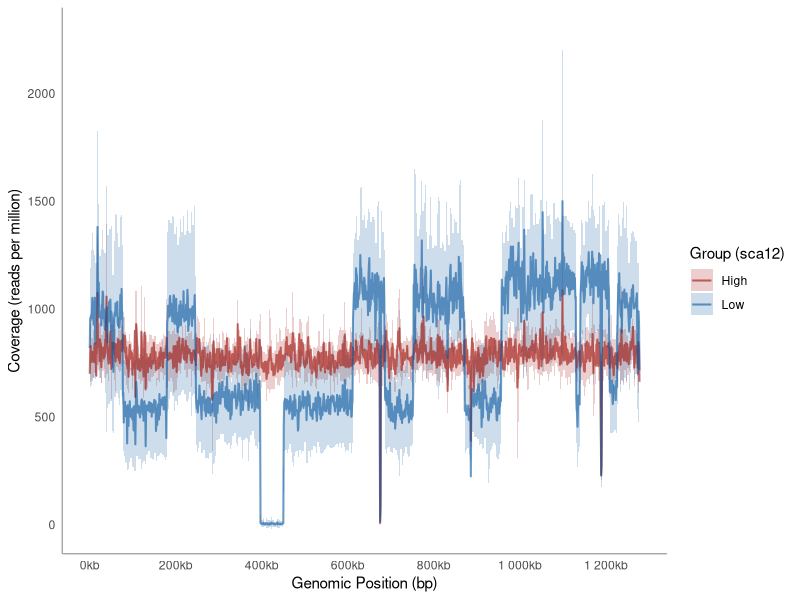
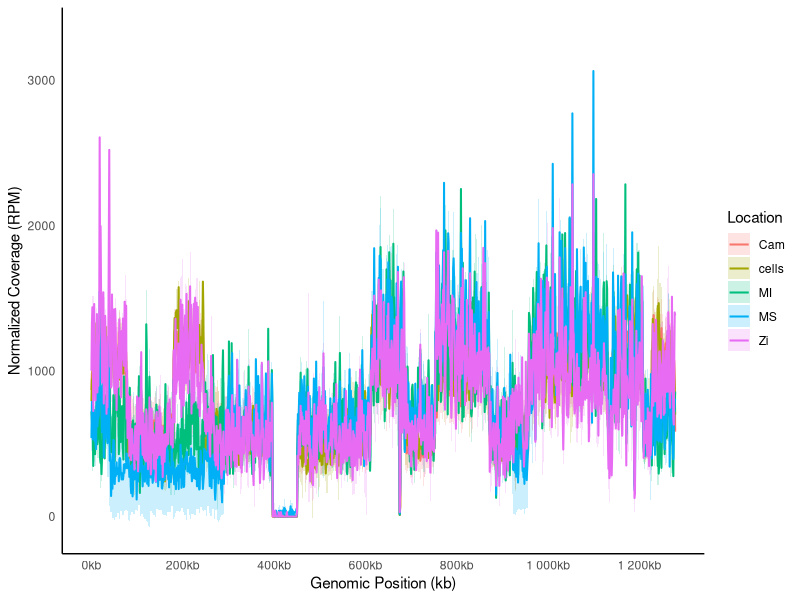
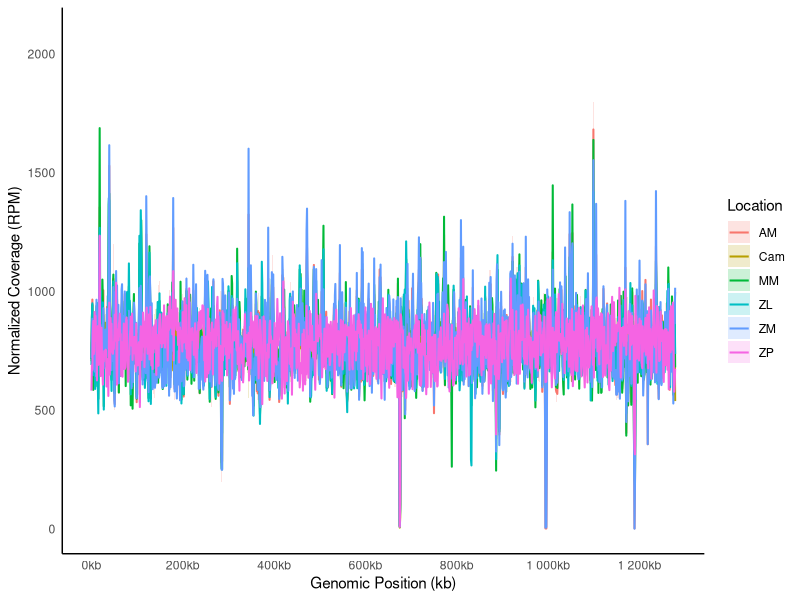
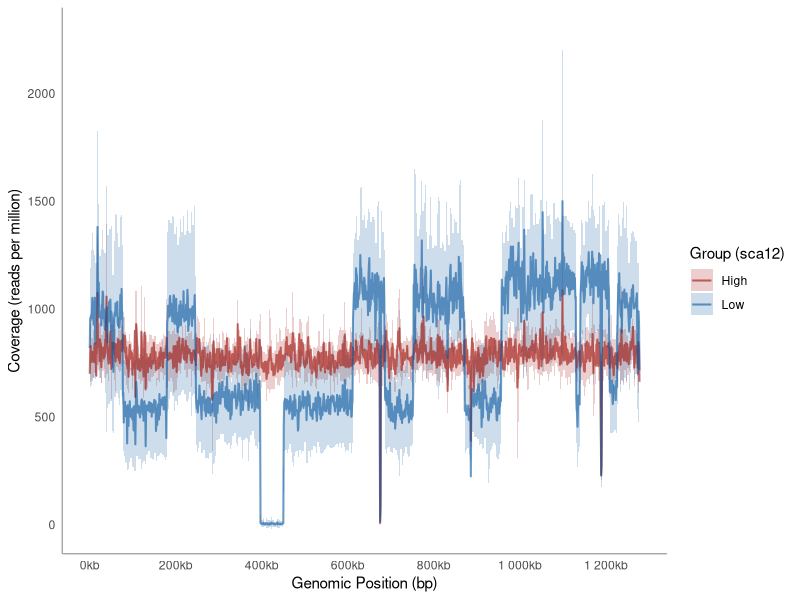

The R script that drew these images, in order:
## ---- chunk 1
#Load libraries
knitr::opts_chunk$set(echo=TRUE, message=FALSE, warning=FALSE)
set.seed(1)
library(tidyverse); library(readxl); library(svglite)
## ---- chunk 2

# Load the coverage matrix and the metadata
coverage_df <- read_excel("r_africae_1kb_coverage.xlsx")
meta_df <- read_excel("meta.xlsx")

# Pivot coverage to "long" format so we can join by sample ID
df_long <- coverage_df %>%
  pivot_longer(cols = -c(chrom, start, end), 
               names_to = "IID", 
               values_to = "raw_coverage")

# Join with metadata to get the 'Sca12' column (High/Low)
df_combined <- df_long %>%
  left_join(meta_df %>% select(IID, Sca12), by = "IID") %>%
  filter(!is.na(Sca12)) # Remove samples not in metadata
## ---- chunk 3
# 1. Normalize within each sample by Reads Per Million mapped to the chromosome
df_norm <- df_combined %>%
  group_by(IID) %>%
  mutate(norm_cov = (raw_coverage / sum(raw_coverage)) * 1e6) %>%
  ungroup()

# 2. Calculate Mean and Error (SD) per genomic window per group
plot_data <- df_norm %>%
  group_by(start, Sca12) %>%
  summarise(
    mean_val = mean(norm_cov),
    sd_val = sd(norm_cov),
    .groups = "drop"
  )
## ---- chunk 4
coverage_plot_all <- ggplot(plot_data, aes(x = start, y = mean_val, color = Sca12, fill = Sca12)) +
  # Shaded area for Standard Deviation
  geom_ribbon(aes(ymin = mean_val - sd_val, ymax = mean_val + sd_val), 
              alpha = 0.2, color = NA) +
  # Mean line
  geom_line(size = 0.7) +
  scale_color_manual(values = c("High" = "#9e0e0599", "Low" = "#05579e99")) +
  scale_fill_manual(values = c("High" = "#9e0e0599", "Low" = "#05579e99")) +
  theme_minimal() +
  # REMOVE GRID LINES
  theme(
    panel.grid.major = element_blank(), # Removes major grid lines
    panel.grid.minor = element_blank(), # Removes minor grid lines
    axis.line = element_line(color = "darkgrey") # Optional: adds clear x/y axes
  ) +
  scale_x_continuous(
    breaks = seq(0, max(plot_data$start), by = 200000), # Ticks every 200kb
    labels = scales::label_number(scale = 1e-3, suffix = "kb") 
    ) +
      
  labs(
    x = "Genomic Position (bp)",
    y = "Coverage (reads per million)",
    color = "Group (sca12)",
    fill = "Group (sca12)"
  ) 

coverage_plot_all 
## ---- chunk 5
ggsave("r_africae_coverage_all.svg", coverage_plot_all, device = "svg", width = 8, height = 4)
## ---- chunk 6
# 1. Simple count of samples in each group
sample_counts <- df_combined %>%
  group_by(Sca12) %>%
  summarise(number_of_samples = n_distinct(IID))

# 2. Print the result
print(sample_counts)
## ---- chunk 7
# 1. Filter for Low group and ensure Location is present
low_group_summary <- df_norm %>%
  filter(Sca12 == "Low") %>%
  left_join(meta_df %>% select(IID, Location), by = "IID") %>%
  # 2. Group by Location and genomic window
  group_by(start, Location) %>%
  summarise(
    mean_val = mean(norm_cov),
    sd_val = sd(norm_cov),
    .groups = "drop"
  )

# 3. Plot Mean + SD Ribbon for each Location
ggplot(low_group_summary, aes(x = start, y = mean_val, color = Location, fill = Location)) +
  # Shaded area for variation within each location
  geom_ribbon(aes(ymin = mean_val - sd_val, ymax = mean_val + sd_val), 
              alpha = 0.2, color = NA) +
  # Mean line for each location
  geom_line(linewidth = 0.7) +
  theme_minimal() +
  theme(
    panel.grid.major = element_blank(), 
    panel.grid.minor = element_blank(),
    axis.line = element_line(color = "black")
  ) +
  labs(
    x = "Genomic Position (kb)",
    y = "Normalized Coverage (RPM)",
    color = "Location",
    fill = "Location"
  ) +
  scale_x_continuous(
    breaks = seq(0, max(low_group_summary$start), by = 200000), 
    labels = scales::label_number(scale = 1e-3, suffix = "kb")
  )
## ---- chunk 8
# 1. Filter for High group and ensure Location is present
high_group_summary <- df_norm %>%
  filter(Sca12 == "High") %>%
  left_join(meta_df %>% select(IID, Location), by = "IID") %>%
  # 2. Group by Location and genomic window
  group_by(start, Location) %>%
  summarise(
    mean_val = mean(norm_cov),
    sd_val = sd(norm_cov),
    .groups = "drop"
  )

# 3. Plot Mean + SD Ribbon for each Location (High Group Only)
ggplot(high_group_summary, aes(x = start, y = mean_val, color = Location, fill = Location)) +
  # Shaded area for variation within each location
  geom_ribbon(aes(ymin = mean_val - sd_val, ymax = mean_val + sd_val), 
              alpha = 0.2, color = NA) +
  # Mean line for each location
  geom_line(linewidth = 0.7) +
  theme_minimal() +
  theme(
    panel.grid.major = element_blank(), 
    panel.grid.minor = element_blank(),
    axis.line = element_line(color = "black")
  ) +
  labs(
    x = "Genomic Position (kb)",
    y = "Normalized Coverage (RPM)",
    color = "Location",
    fill = "Location"
  ) +
  scale_x_continuous(
    breaks = seq(0, max(high_group_summary$start), by = 200000), 
    labels = scales::label_number(scale = 1e-3, suffix = "kb")
  )
